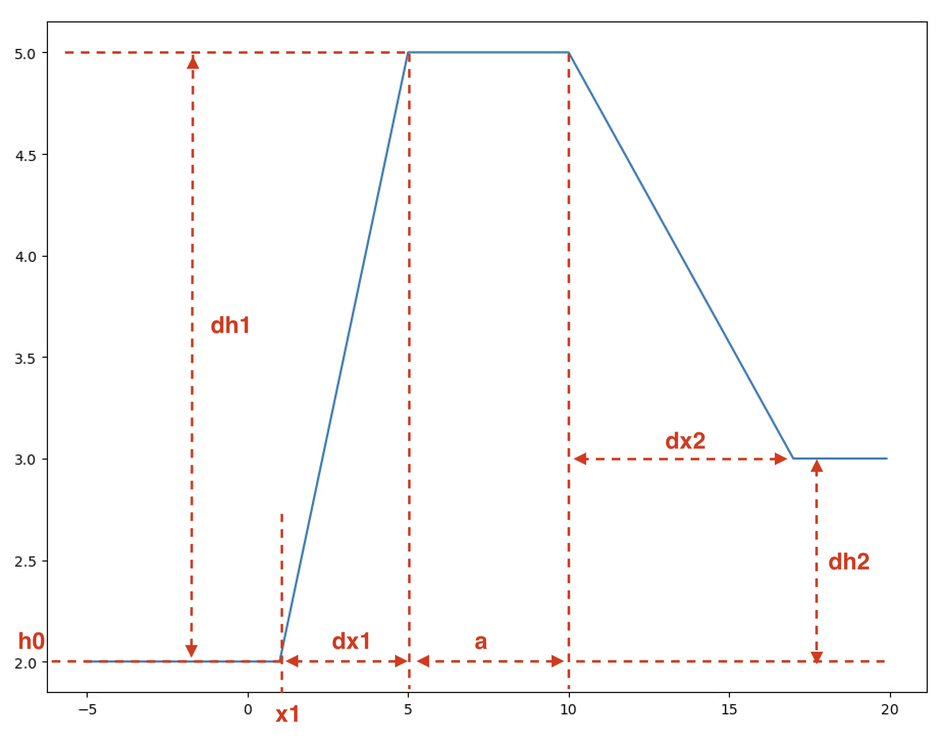
#> input picture scripts/fitting_box_parameters.png, 943 x 748 px, shrunk from 1850 x 1468 before the run
$ jupyter execute fit_box.ipynb   (shell and % lines are left out)
#> lines starting #> are read from the running program, lines starting #| are printed output that depends on the picture
[cell 1]
import numpy as np
import matplotlib.pyplot as plt
from matplotlib.gridspec import GridSpec
from scipy.signal import find_peaks
import pandas as pd
from skimage import io

[cell 2]
plt.close('all')

[cell 3]
x = np.asarray([43.        , 42.87755102, 42.75510204, 42.63265306, 42.51020408,
        42.3877551 , 42.26530612, 42.14285714, 42.02040816, 41.89795918,
        41.7755102 , 41.65306122, 41.53061224, 41.40816327, 41.28571429,
        41.16326531, 41.04081633, 40.91836735, 40.79591837, 40.67346939,
        40.55102041, 40.42857143, 40.30612245, 40.18367347, 40.06122449,
        39.93877551, 39.81632653, 39.69387755, 39.57142857, 39.44897959,
        39.32653061, 39.20408163, 39.08163265, 38.95918367, 38.83673469,
        38.71428571, 38.59183673, 38.46938776, 38.34693878, 38.2244898 ,
        38.10204082, 37.97959184, 37.85714286, 37.73469388, 37.6122449 ,
        37.48979592, 37.36734694, 37.24489796, 37.12244898, 37.        ])

y = np.asarray([1.63367886e+10, 1.63374917e+10, 1.63386136e+10, 1.63396964e+10,
        1.63404275e+10, 1.63408346e+10, 1.63361832e+10, 1.63326847e+10,
        1.63276506e+10, 1.63277525e+10, 1.63277477e+10, 1.63277057e+10,
        1.63279035e+10, 1.63276179e+10, 1.63276063e+10, 1.63277368e+10,
        1.63276096e+10, 1.63276641e+10, 1.63277354e+10, 1.63277203e+10,
        1.63277715e+10, 1.63278885e+10, 1.63278033e+10, 1.63277826e+10,
        1.63280009e+10, 1.63278020e+10, 1.63278963e+10, 1.63280557e+10,
        1.63279127e+10, 1.63281887e+10, 1.63279230e+10, 1.63280605e+10,
        1.63280517e+10, 1.63282754e+10, 1.63279233e+10, 1.63279731e+10,
        1.63280322e+10, 1.63278918e+10, 1.63282335e+10, 1.63282028e+10,
        1.63280475e+10, 1.63282320e+10, 1.63283677e+10, 1.63281394e+10,
        1.63362518e+10, 1.63605853e+10, 1.63733467e+10, 1.63740067e+10,
        1.63607549e+10, 1.63484940e+10])

[cell 4]
y_norm = y-y.min()
y_norm = y_norm / y_norm.max()

[cell 5]
f = plt.figure()
ax = f.gca()
ax.plot(x,y_norm)
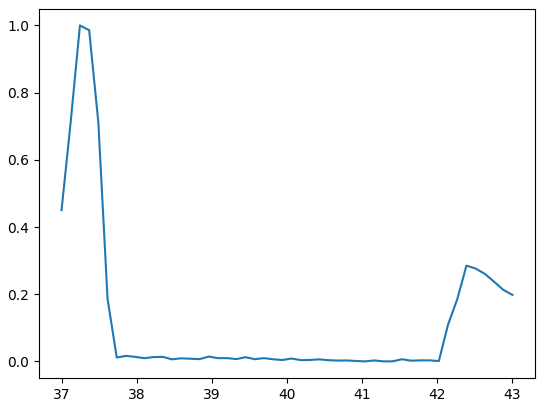
#> figure drawn by matplotlib, 1 panel

[cell 6]
peaks, _ = find_peaks(y_norm, height=0.2)
peaks

[cell 7]
for i in range(peaks.shape[0]):
    ax.plot(x[peaks[i]], y_norm[peaks[i]], 'rx')

[cell 8]
from scipy.optimize import minimize
# import matplotlib.pyplot as plt

# https://scicomp.stackexchange.com/questions/41795/fitting-a-rectangle-function-to-a-signal-in-python
def bump(x,x1,h0,dh1,dh2,dx1,dx2,a):
    if x <= x1:
        return h0
    x2 = x1 + dx1
    if x > x1 and x <= x2:
        return h0 + (dh1/dx1)*(x - x1)
    x3 = x2 + a
    if x > x2 and x <= x3:
        return h0 + dh1
    x4 = x3 + dx2
    if x > x3 and x <= x4:
        return h0 + dh1 - (dh2/dx2)*(x - x3)
    if x > x4:
        return h0 + dh1 - dh2


def box(x_array:np.array, x1:float ,h0:float ,dh1:float, dh2:float,dx1:float, dx2:float, a:float):

#> called with x_array = array of shape (250,), x1 = 1, h0 = 2, dh1 = 3, dh2 = 2, dx1 = 4, dx2 = 7, a = 5
    x_array = np.asarray(x_array)
    y_array:np.array = []

    for i in range(x_array.shape[0]):
        yy = bump(x_array[i], x1,h0,dh1,dh2,dx1,dx2,a)
        y_array.append(yy)

    y_array = np.asarray(y_array)

    return y_array


# [9 lines of commented-out code are left out]

[cell 9]
x_bump = np.arange(-5, 20, 0.1)
y_bump = box(x_bump, 1,2,3,2,4,7,5)

[cell 10]
gs = GridSpec(nrows=3, ncols=3, width_ratios=[1.0, 1.0, 1.0])
f1 = plt.figure(figsize=(12, 6),) #constrained_layout=True)

ax1 = f1.add_subplot(gs[0:2,0])
ax1.plot(x_bump, y_bump)

png = 'fitting_box_parameters.png'
img = io.imread(png)
#> img is the input picture: shape (748, 943, 4); mean R, G, B, A 252, 250.6, 250.6, 255
ax1 = f1.add_subplot(gs[:,1:])
ax1.imshow(img)
ax1.set_axis_off()
# plt.axis('off')

f1.subplots_adjust(wspace=0)
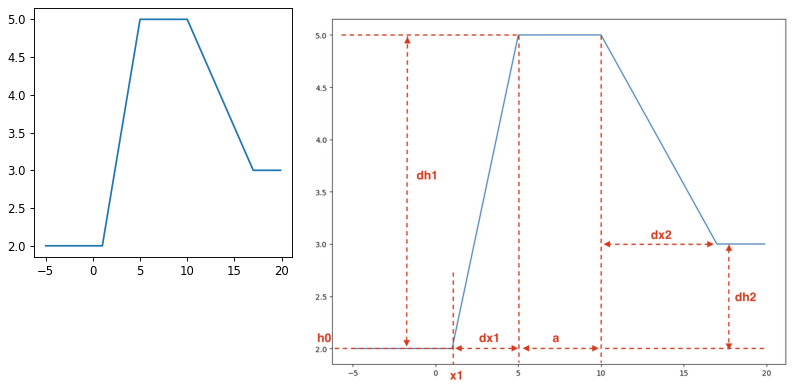
#> figure drawn by matplotlib, 2 panels; panel 1: curve peaks at x = 5.1, y = 5

[cell 11]
from scipy.optimize import curve_fit

# x1=38, h0=0.0, dh1=1.0, dh2=0.4, dx1=0.5, dx2=0.5, a=4.0
initial_guess = [38, 0.0, 1.0, 0.4, 0.5, 0.5, 4.0]
y_norm_r = -(y_norm)
# 3. Perform the curve fitting
popt, pcov = curve_fit(box, x, y_norm_r, p0=initial_guess)

[cell 12]
y_curve_fit = box(x, *popt)

[cell 13]
f1 = plt.figure()
ax2 = f1.gca()

ax2.plot(x, y_norm_r, linestyle='none', marker='o', fillstyle='none')
ax2.plot(x, y_curve_fit, color='tab:red')
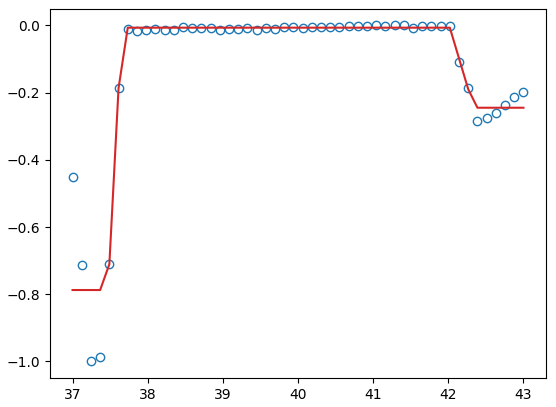
#> figure drawn by matplotlib, 1 panel
